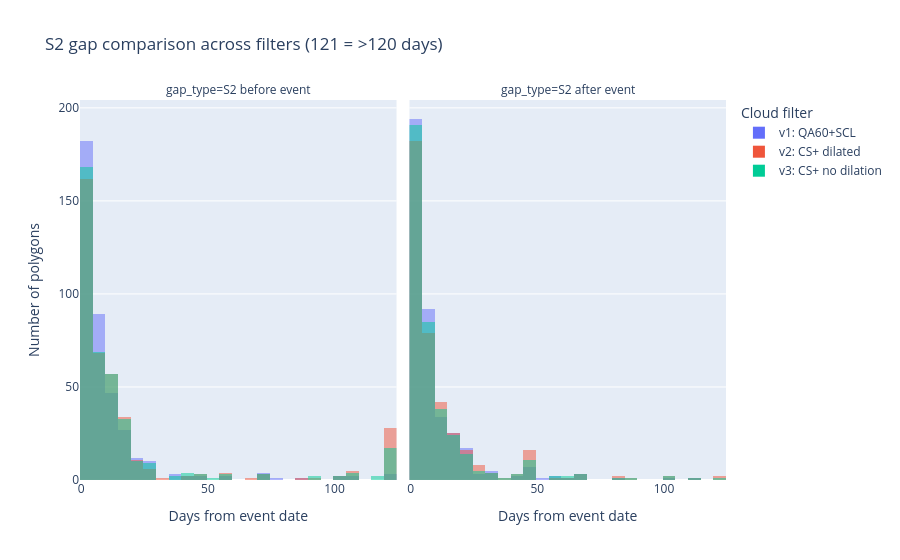

The notebook cell saved with this chart:
### Markdown cell above
### Side-by-side S2 gap comparison across all three filters

### Code cell
def make_long(df_src, filter_name):
    df_l = pd.melt(
        df_src, id_vars=['fid'],
        value_vars=['s2BefGap', 's2AftGap'],
        var_name='gap_type', value_name='day_gap',
    )
    df_l['day_gap'] = df_l['day_gap'].apply(lambda x: 121 if x == '>120' else float(x))
    df_l['day_gap'] = df_l['day_gap'].astype(int)
    df_l['gap_type'] = df_l['gap_type'].map({
        's2BefGap': 'S2 before event', 's2AftGap': 'S2 after event',
    })
    df_l['filter'] = filter_name
    return df_l

df_all = pd.concat([make_long(df, name) for name, df in scenarios.items()])

fig = px.histogram(
    df_all, x='day_gap', color='filter', facet_col='gap_type',
    nbins=60,
    title='S2 gap comparison across filters (121 = >120 days)',
    labels={'day_gap': 'Days from event date', 'filter': 'Cloud filter'},
    barmode='overlay', opacity=0.5,
)
fig.update_layout(yaxis_title='Number of polygons')
fig.show()

### Figure 1 — Plotly figure (JSON) as saved in the notebook; plotly's stock layout.template omitted (floating-point values rounded to 4 significant figures; data arrays with more than 128 entries replaced by an {"elided": "..."} marker saying what was removed)
{"data": [{"bingroup": "x", "hovertemplate": "Cloud filter=v1: QA60+SCL<br>gap_type=S2 before event<br>Days from event date=%{x}<br>count=%{y}<extra></extra>", "legendgroup": "v1: QA60+SCL", "marker": {"color": "#636efa", "opacity": 0.5, "pattern": {"shape": ""}}, "name": "v1: QA60+SCL", "nbinsx": 60, "orientation": "v", "showlegend": true, "type": "histogram", "x": {"elided": "389 int values"}, "xaxis": "x", "yaxis": "y"}, {"bingroup": "x", "hovertemplate": "Cloud filter=v1: QA60+SCL<br>gap_type=S2 after event<br>Days from event date=%{x}<br>count=%{y}<extra></extra>", "legendgroup": "v1: QA60+SCL", "marker": {"color": "#636efa", "opacity": 0.5, "pattern": {"shape": ""}}, "name": "v1: QA60+SCL", "nbinsx": 60, "orientation": "v", "showlegend": false, "type": "histogram", "x": {"elided": "389 int values"}, "xaxis": "x2", "yaxis": "y2"}, {"bingroup": "x", "hovertemplate": "Cloud filter=v2: CS+ dilated<br>gap_type=S2 before event<br>Days from event date=%{x}<br>count=%{y}<extra></extra>", "legendgroup": "v2: CS+ dilated", "marker": {"color": "#EF553B", "opacity": 0.5, "pattern": {"shape": ""}}, "name": "v2: CS+ dilated", "nbinsx": 60, "orientation": "v", "showlegend": true, "type": "histogram", "x": {"elided": "389 int values"}, "xaxis": "x", "yaxis": "y"}, {"bingroup": "x", "hovertemplate": "Cloud filter=v2: CS+ dilated<br>gap_type=S2 after event<br>Days from event date=%{x}<br>count=%{y}<extra></extra>", "legendgroup": "v2: CS+ dilated", "marker": {"color": "#EF553B", "opacity": 0.5, "pattern": {"shape": ""}}, "name": "v2: CS+ dilated", "nbinsx": 60, "orientation": "v", "showlegend": false, "type": "histogram", "x": {"elided": "389 int values"}, "xaxis": "x2", "yaxis": "y2"}, {"bingroup": "x", "hovertemplate": "Cloud filter=v3: CS+ no dilation<br>gap_type=S2 before event<br>Days from event date=%{x}<br>count=%{y}<extra></extra>", "legendgroup": "v3: CS+ no dilation", "marker": {"color": "#00cc96", "opacity": 0.5, "pattern": {"shape": ""}}, "name": "v3: CS+ no dilation", "nbinsx": 60, "orientation": "v", "showlegend": true, "type": "histogram", "x": {"elided": "389 int values"}, "xaxis": "x", "yaxis": "y"}, {"bingroup": "x", "hovertemplate": "Cloud filter=v3: CS+ no dilation<br>gap_type=S2 after event<br>Days from event date=%{x}<br>count=%{y}<extra></extra>", "legendgroup": "v3: CS+ no dilation", "marker": {"color": "#00cc96", "opacity": 0.5, "pattern": {"shape": ""}}, "name": "v3: CS+ no dilation", "nbinsx": 60, "orientation": "v", "showlegend": false, "type": "histogram", "x": {"elided": "389 int values"}, "xaxis": "x2", "yaxis": "y2"}], "layout": {"annotations": [{"font": {}, "showarrow": false, "text": "gap_type=S2 before event", "x": 0.245, "xanchor": "center", "xref": "paper", "y": 1, "yanchor": "bottom", "yref": "paper"}, {"font": {}, "showarrow": false, "text": "gap_type=S2 after event", "x": 0.755, "xanchor": "center", "xref": "paper", "y": 1, "yanchor": "bottom", "yref": "paper"}], "barmode": "overlay", "legend": {"title": {"text": "Cloud filter"}, "tracegroupgap": 0}, "title": {"text": "S2 gap comparison across filters (121 = >120 days)"}, "xaxis": {"anchor": "y", "domain": [0, 0.49], "title": {"text": "Days from event date"}}, "xaxis2": {"anchor": "y2", "domain": [0.51, 1], "matches": "x", "title": {"text": "Days from event date"}}, "yaxis": {"anchor": "x", "domain": [0, 1], "title": {"text": "Number of polygons"}}, "yaxis2": {"anchor": "x2", "domain": [0, 1], "matches": "y", "showticklabels": false}}}
